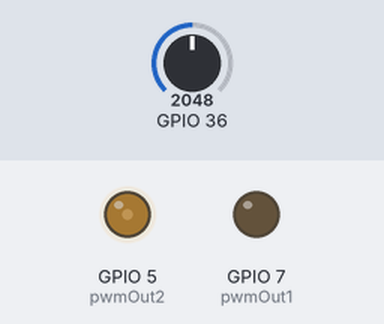
This program was run on a simulated ESP32. On the bench: output pins drawn as LEDs (lit = HIGH). The test bench sets the inputs (shaded band); at power-on: GPIO 36 = 2048.

Above: at 1.2 s.
1.3 s: GPIO 36 set to 2049
At 2.1 s:
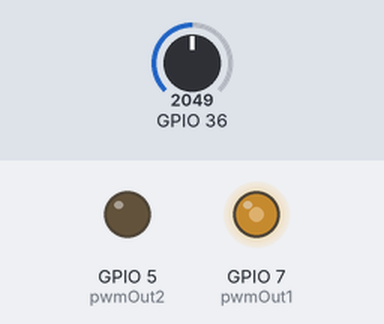
2.8 s: GPIO 36 set to 2866
At 4.0 s:
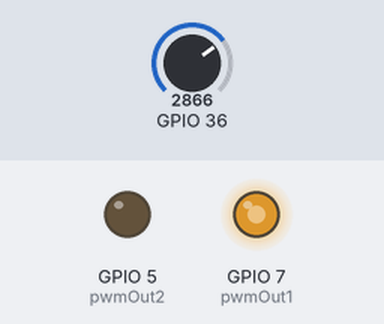
4.3 s: GPIO 36 set to 3603
At 5.4 s:
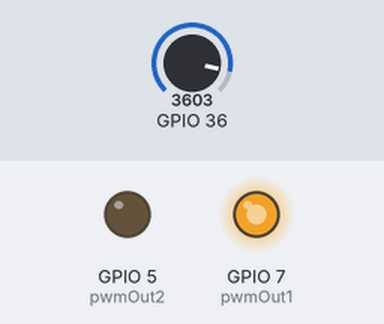
Timing chart, 0 to 7.3 s (numbered marks = the images above; inputs shaded):
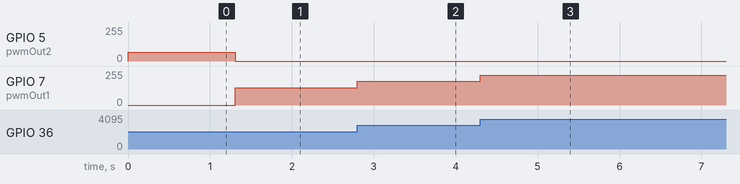

The program:

main.cpp
```cpp
// reads an analog signal on pin 36 (ADC1_CHANNEL_0)
// writes a pwm signal to pin 4 (with LED and series resistor connected from LAB 0) whos duty cycle is proportional to the read analog value


#include <Arduino.h>
#include <Wire.h>
// #include <Adafruit_GFX.h>
// #include <Adafruit_SSD1306.h>
#include "driver/gpio.h"
#include "driver/ledc.h"
#include "driver/adc.h"


#define pwmChannel1 1
#define pwmChannel2 2
#define pwmOut1 7
#define pwmOut2 5


#define potThreshold 2048


// #define SCREEN_WIDTH 128 // OLED display width, in pixels
// #define SCREEN_HEIGHT 64 // OLED display height, in pixels
// #define PIN_BUTTON 12


// #define OLED_RESET     -1 // Reset pin # (or -1 if sharing Arduino reset pin)
// Adafruit_SSD1306 display_handler(SCREEN_WIDTH, SCREEN_HEIGHT, &Wire, OLED_RESET);


int pot_read = 0;


void setup() {
  adc1_config_width(ADC_WIDTH_12Bit);
  adc1_config_channel_atten(ADC1_CHANNEL_0,ADC_ATTEN_DB_12); // ADC1_CHANNEL_0 = pin 36
  ledcSetup(pwmChannel1,1000,12); // (pwmchannel to use,  frequency in Hz, number of bits)
  ledcSetup(pwmChannel2,1000,12);
  ledcAttachPin(pwmOut1, pwmChannel1);
  ledcAttachPin(pwmOut2,pwmChannel2);


  // display_handler.begin(SSD1306_SWITCHCAPVCC, 0x3C); // Displays Adafruit logo by default. call clearDisplay immediately if you don't want this.
  // display_handler.clearDisplay();
}


void loop() {
  pot_read = adc1_get_raw(ADC1_CHANNEL_0); // reads the analog value of ADC1_CHANNEL_0 (pin 36) -- between 0 and 4095
  int pot_value = pot_read;
  if (pot_read > 2048) {
    ledcWrite(pwmChannel1,pot_read);
    ledcWrite(pwmChannel2, 0);
  }
  else {
    ledcWrite(pwmChannel1, 0);
    ledcWrite(pwmChannel2, 1024);
  }

  // writes a dutycycle to the specified pwmchannel (which in this case was linked to pin 4)


  // display_handler.clearDisplay();
  // display_handler.setTextSize(1);
  // display_handler.setTextColor(SSD1306_WHITE);
  // display_handler.setCursor(0,0);
  // display_handler.println("PWM:" + pot_value);
  // display_handler.display();


  delay(10); // brief delay of 10ms
}
```

Measured:
- the behaviour switches between 2048 and 2049 on GPIO 36 (found by bisection; images 0 and 1)
- after the input at 1.3 s, GPIO 5 (pwmOut2): 64/255 → 0/255 at once; GPIO 7 (pwmOut1): 0/255 → 128/255 at once
- after the input at 2.8 s, GPIO 7 (pwmOut1): 128/255 → 178/255 at once
- after the input at 4.3 s, GPIO 7 (pwmOut1): 178/255 → 224/255 at once
